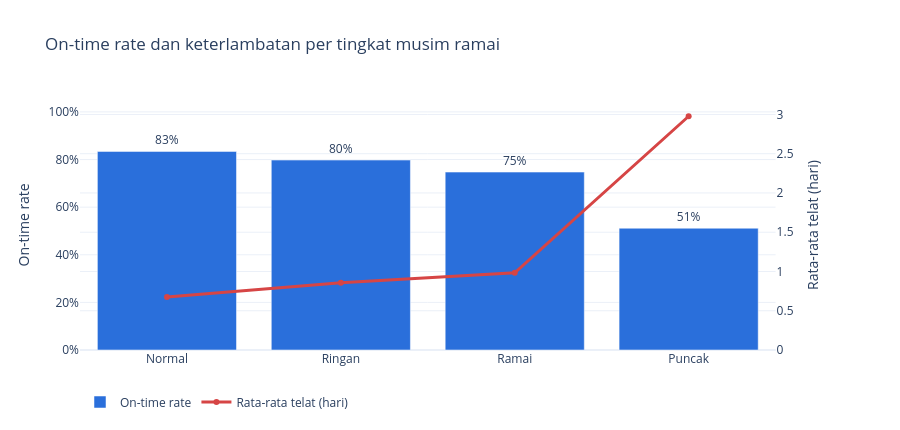

Write notebook code for a chart like this one.
### Markdown cell above
## 4. Efek Musim Ramai ke Keterlambatan

Intensitas musim ramai `s(t)` diambil dari `_request_meta.csv` (nilai 0 sampai 1 pada tanggal order). Transaksi dikelompokkan menjadi Normal (s = 0), Ringan (0 < s < 0,5), Ramai (0,5 <= s < 0,8), dan Puncak (s >= 0,8).

### Code cell
season_tx = done.merge(meta[["request_id", "season_intensity"]], on="request_id")
season_tx["musim"] = pd.cut(
    season_tx["season_intensity"], bins=[-0.01, 0.0, 0.499, 0.799, 1.0],
    labels=["Normal", "Ringan", "Ramai", "Puncak"],
)
season_table = season_tx.groupby("musim", observed=True).agg(
    n=("id", "size"), on_time_rate=("on_time", "mean"), avg_delay=("delay_days", "mean"),
    p_telat_7_hari=("delay_days", lambda s: (s >= 7).mean()),
)

fig = make_subplots(specs=[[{"secondary_y": True}]])
fig.add_bar(x=season_table.index.astype(str), y=season_table["on_time_rate"], name="On-time rate",
            marker_color="#2a6fdb", text=season_table["on_time_rate"].map("{:.0%}".format), textposition="outside")
fig.add_scatter(x=season_table.index.astype(str), y=season_table["avg_delay"], name="Rata-rata telat (hari)",
                mode="lines+markers", line=dict(color="#d64545", width=3), secondary_y=True)
fig.update_yaxes(title_text="On-time rate", tickformat=".0%", range=[0, 1.05], secondary_y=False)
fig.update_yaxes(title_text="Rata-rata telat (hari)", secondary_y=True, rangemode="tozero")
fig.update_layout(title="On-time rate dan keterlambatan per tingkat musim ramai", height=430,
                  legend=dict(orientation="h", y=-0.15))
fig.show()
season_table.round(3)

### Figure 1 — Plotly figure (JSON) as saved in the notebook; plotly's stock layout.template omitted (floating-point values rounded to 4 significant figures)
{"data": [{"marker": {"color": "#2a6fdb"}, "name": "On-time rate", "text": ["83%", "80%", "75%", "51%"], "textposition": "outside", "type": "bar", "x": ["Normal", "Ringan", "Ramai", "Puncak"], "y": [0.8341, 0.7978, 0.7472, 0.5115]}, {"line": {"color": "#d64545", "width": 3}, "mode": "lines+markers", "name": "Rata-rata telat (hari)", "type": "scatter", "x": ["Normal", "Ringan", "Ramai", "Puncak"], "xaxis": "x", "y": [0.6747, 0.8577, 0.9828, 2.977], "yaxis": "y2"}], "layout": {"height": 430, "legend": {"orientation": "h", "y": -0.15}, "title": {"text": "On-time rate dan keterlambatan per tingkat musim ramai"}, "xaxis": {"anchor": "y", "domain": [0.0, 0.94]}, "yaxis": {"anchor": "x", "domain": [0.0, 1.0], "range": [0, 1.05], "tickformat": ".0%", "title": {"text": "On-time rate"}}, "yaxis2": {"anchor": "x", "overlaying": "y", "rangemode": "tozero", "side": "right", "title": {"text": "Rata-rata telat (hari)"}}}}
